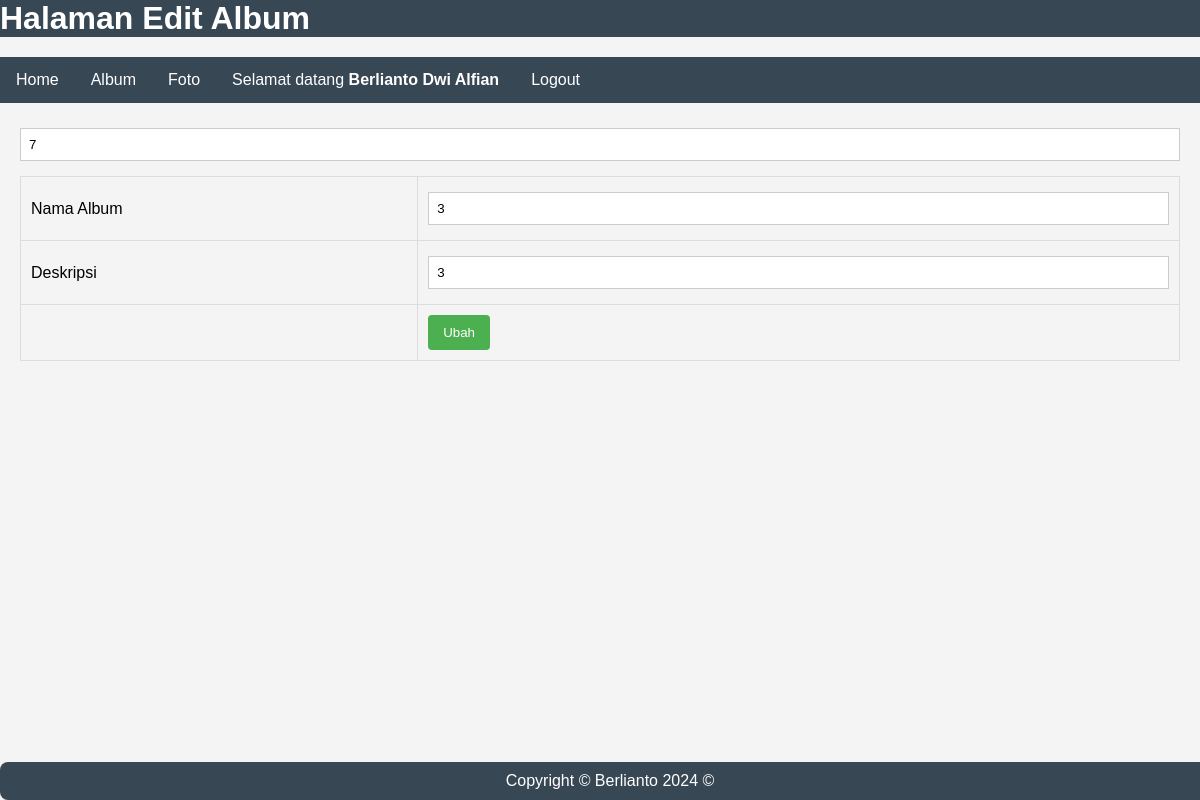
Page /edit_album.php?albumid=7 (signed in) on the committed database.
### tables this page shows
CREATE TABLE `album` (
  `albumid` int(11) NOT NULL,
  `namaalbum` varchar(255) NOT NULL,
  `deskripsi` text NOT NULL,
  `tanggaldibuat` date NOT NULL,
  `userid` int(11) NOT NULL
);

### edit_album.php (the view, shortened to what this page needs)
<!DOCTYPE html>
<html lang="en">
<head>
</head>
<body>
    <h1>Halaman Edit Album</h1>
    <ul>
        <li><a href="index.php">Home</a></li>
        <li><a href="album.php">Album</a></li>
        <li><a href="foto.php">Foto</a></li>
        <li><a>Selamat datang <b><?=$_SESSION['namalengkap']?></b>
        <li><a href="logout.php">Logout</a></li>
    </ul>
    <form action="update_album.php" method="post">
        <?php
            include "koneksi.php";
            $albumid=$_GET['albumid'];
            $sql=mysqli_query($conn,"select * from album where albumid='$albumid'");
            while($data=mysqli_fetch_array($sql)){
        ?>
        <input type="text" name="albumid" value="<?=$data['albumid']?>" hidden>
        <table>
            <tr>
                <td>Nama Album</td>
                <td><input type="text" name="namaalbum" value="<?=$data['namaalbum']?>"></td>
            </tr>
            <tr>
                <td>Deskripsi</td>
                <td><input type="text" name="deskripsi" value="<?=$data['deskripsi']?>"></td>
            </tr>
            <tr>
                <td></td>
                <td><input type="submit" value="Ubah"></td>
            </tr>
        </table>
        <?php
            }
        ?>
    </form>
    <footer>Copyright © Berlianto 2024 ©</footer>
</body>
</html>

### edit_album.php (style rules this page uses)
body { font-family: Arial, sans-serif; background-color: #f4f4f4; margin: 0; padding: 0; }
h1 { list-style-type: none; margin: 0; padding: 0; overflow: hidden; color: white; background-color: #384754 }
ul { list-style-type: none; padding: 0; margin: 20px 0; background-color: #384754; overflow: hidden; }
li { float: left; }
li a { display: block; color: white; text-align: center; padding: 14px 16px; text-decoration: none; }
form { margin: 20px; }
table { width: 100%; border-collapse: collapse; margin-top: 10px; }
table, th, td { border: 1px solid #ddd; }
th, td { padding: 10px; text-align: left; }
input[type="text"] { width: 100%; padding: 8px; margin: 5px 0; display: inline-block; border: 1px solid #ccc; box-sizing: border-box; }
input[type="submit"] { background-color: #4caf50; color: white; padding: 10px 15px; border: none; border-radius: 4px; cursor: pointer; }
footer { background-color: #384754; color: white; padding: 10px; text-align: center; border-radius: 8px; position: fixed; bottom: 0; width: 100%; }

### rows in the picture
album: albumid "7", namaalbum "3", deskripsi "3"

### other values in the picture
$_SESSION['namalengkap'] "Berlianto Dwi Alfian"
